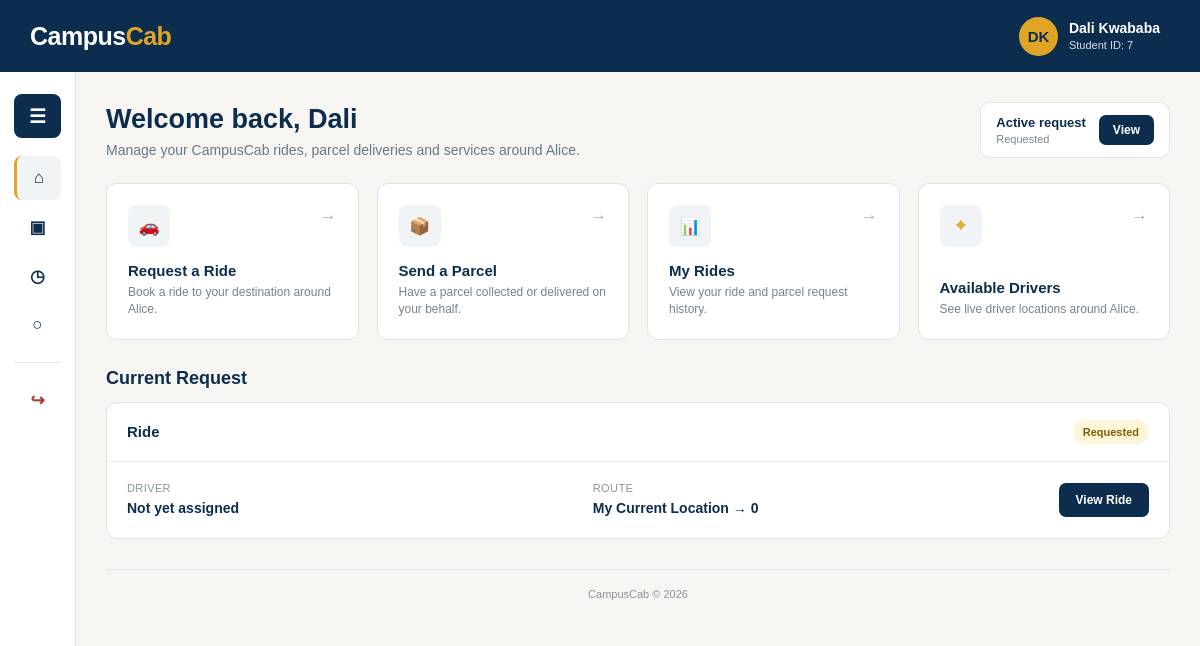
/student_dashboard.php (signed in), run on the app's committed database.
### tables this page shows
CREATE TABLE `student` (
  `studentID` int(11) NOT NULL,
  `studentNumber` varchar(9) DEFAULT NULL,
  `studentFname` varchar(50) NOT NULL,
  `studentLname` varchar(50) NOT NULL,
  `studentEmail` varchar(50) NOT NULL,
  `studentPhoneNo` varchar(15) NOT NULL,
  `studentAccount_status` enum('Active','Inactive') DEFAULT 'Active',
  `studentPwd` varchar(255) NOT NULL,
  `verification_token` varchar(64) DEFAULT NULL,
  `token_expiry` datetime DEFAULT NULL,
  `email_verified` tinyint(1) NOT NULL DEFAULT 0
);

CREATE TABLE `ride` (
  `rideID` int(11) NOT NULL,
  `studentID` int(11) DEFAULT NULL,
  `staffID` int(11) DEFAULT NULL,
  `requester_type` enum('Student','Staff') NOT NULL DEFAULT 'Student',
  `request_type` enum('Ride','Parcel') NOT NULL DEFAULT 'Ride',
  `parcel_details` varchar(255) DEFAULT NULL,
  `DriverID` int(11) DEFAULT NULL,
  `pickup_address` varchar(250) DEFAULT NULL,
  `pickup_latitude` decimal(10,7) DEFAULT NULL,
  `pickup_longitude` decimal(10,7) DEFAULT NULL,
  `destination_address` varchar(250) DEFAULT NULL,
  `destination_latitude` decimal(10,7) DEFAULT NULL,
  `destination_longitude` decimal(10,7) DEFAULT NULL,
  `requested_at` datetime DEFAULT NULL,
  `accepted_at` datetime DEFAULT NULL,
  `started_at` datetime DEFAULT NULL,
  `Completed_at` datetime DEFAULT NULL,
  `ride_status` enum('Requested','Accepted','Driver Arriving','In Progress','Completed','Cancelled') DEFAULT 'Requested',
  `cancellation_reason` varchar(255) DEFAULT NULL,
  `cancelled_at` datetime DEFAULT NULL,
  `estimated_distance_km` decimal(6,2) DEFAULT NULL,
  `estimated_duration_min` int(11) DEFAULT NULL,
  `estimated_price` decimal(8,2) DEFAULT NULL,
  `driver_earning` double NOT NULL,
  `campus_commission` double NOT NULL
);

### student_dashboard.php (the view, shortened to what this page needs)
<?php
include_once __DIR__ . '/db_connect.php';
$studentID = (int)($_SESSION['student_id'] ?? 0);
$studentFirstName = 'Student';
$studentFullName = 'Student';
if ($studentID > 0) {
    $stmt = $conn->prepare("
        SELECT
            studentID,
            studentFname,
            studentLname
        FROM student
        WHERE studentID = ?
        LIMIT 1
    ");
    if ($stmt) {
        $stmt->bind_param("i", $studentID);
        $stmt->execute();
        $result = $stmt->get_result();
        if ($row = $result->fetch_assoc()) {
            $studentID = (int)$row['studentID'];
            $studentFirstName = trim(
                $row['studentFname'] ?? 'Student'
            );
            $studentFullName = trim(
                ($row['studentFname'] ?? '') . ' ' .
                ($row['studentLname'] ?? '')
            );
        }
    }
}
$nameParts = preg_split('/\s+/', trim($studentFullName));
if (count($nameParts) >= 2) {
    $initials = strtoupper(
        substr($nameParts[0], 0, 1) .
        substr($nameParts[count($nameParts) - 1], 0, 1)
    );
} else {
    $initials = strtoupper(substr($studentFullName, 0, 2));
}
$currentRide = null;
if ($studentID > 0) {
    $stmt = $conn->prepare("
        SELECT
            r.rideID,
            r.request_type,
            r.pickup_address,
            r.destination_address,
            r.ride_status,
            r.DriverID,
            d.DriverFname,
            d.DriverLname
        FROM ride r
        LEFT JOIN driver d
            ON r.DriverID = d.DriverID
        WHERE r.studentID = ?
        AND r.requester_type = 'Student'
        AND r.ride_status IN ('Requested', 'Accepted', 'Driver Arriving', 'In Progress')
        ORDER BY r.requested_at DESC
        LIMIT 1
    ");
    if ($stmt) {
        $stmt->bind_param("i", $studentID);
        $stmt->execute();
        $result = $stmt->get_result();
        if ($row = $result->fetch_assoc()) {
            $currentRide = $row;
        }
    }
}
$driverName = 'Not yet assigned';
?>
<!DOCTYPE html>
<html lang="en">
<head>
</head>
<body>
<header class="site-header">
    <div class="header-inner">
        <a
            href="student_dashboard.php"
            class="brand"
        >
            <span class="brand-campus">Campus</span><span class="brand-cab">Cab</span>
        </a>
        <a
            href="student_profile.php"
            class="driver-profile"
        >
            <div class="profile-avatar">
                <?php
                echo htmlspecialchars($initials);
                ?>
            </div>
            <div class="profile-info">
                <span class="profile-name">
                    <?php
                    echo htmlspecialchars($studentFullName);
                    ?>
                </span>
                <span class="profile-role">
                    Student ID:
                    <?php
                    echo htmlspecialchars((string)$studentID);
                    ?>
                </span>
            </div>
        </a>
    </div>
</header>
<div class="page-layout">
    <aside
        class="sidebar collapsed"
        id="sidebar"
    >
        <button
            class="menu-toggle"
            type="button"
            onclick="toggleSidebar()"
        >
            <span class="hamburger">
                ☰
            </span>
        </button>
        <div class="nav-item">
            <a
                href="student_dashboard.php"
                class="nav-link active"
            >
                <span class="nav-icon">
                    ⌂
                </span>
            </a>
        </div>
        <div class="nav-parent">
            <button
                class="nav-parent-button"
                type="button"
                onclick="toggleSubmenu(this)"
            >
                <span class="nav-icon">
                    ▣
                </span>
            </button>
        </div>
        <div class="nav-parent">
            <button
                class="nav-parent-button"
                type="button"
                onclick="toggleSubmenu(this)"
            >
                <span class="nav-icon">
                    ◷
                </span>
            </button>
        </div>
        <div class="nav-parent">
            <button
                class="nav-parent-button"
                type="button"
                onclick="toggleSubmenu(this)"
            >
                <span class="nav-icon">
                    ○
                </span>
            </button>
        </div>
        <div class="nav-item logout-link">
            <a
                href="logout.php"
                class="nav-link"
            >
                <span class="nav-icon">
                    ↪
                </span>
            </a>
        </div>
    </aside>
    <main class="main-content">
        <div class="content-container">
            <div class="welcome-row">
                <div class="welcome-text">
                    <h1>
                        Welcome back,
                        <?php
                        echo htmlspecialchars($studentFirstName);
                        ?>
                    </h1>
                    <p>
                        Manage your CampusCab rides, parcel deliveries and services around Alice.
                    </p>
                </div>
                <div class="availability-card">
                    <div class="availability-text">
                        <strong>
                            <?php
                            echo $currentRide
                                ? "Active request"
                                : "No active request";
                            ?>
                        </strong>
                        <span>
                            <?php
                            echo $currentRide
                                ? htmlspecialchars($currentRide['ride_status'])
                                : "Request a ride or parcel anytime";
                            ?>
                        </span>
                    </div>
                    <?php if ($currentRide): ?>
                        <a
                            href="trip.php?id=<?php echo (int)$currentRide['rideID']; ?>"
                            class="view-ride"
                        >
                            View
                        </a>
                    <?php endif; ?>
                </div>
            </div>
            <div class="cards-grid">
                <a
                    href="request.php"
                    class="dashboard-card"
                >
                    <div class="card-top">
                        <div class="card-icon">
                            🚗
                        </div>
                        <span class="card-arrow">
                            →
                        </span>
                    </div>
                    <div>
                        <h3>
                            Request a Ride
                        </h3>
                        <p>
                            Book a ride to your destination around Alice.
                        </p>
                    </div>
                </a>
                <a
                    href="parcel.php"
                    class="dashboard-card"
                >
                    <div class="card-top">
                        <div class="card-icon">
                            📦
                        </div>
                        <span class="card-arrow">
                            →
                        </span>
                    </div>
                    <div>
                        <h3>
                            Send a Parcel
                        </h3>
                        <p>
                            Have a parcel collected or delivered on your behalf.
                        </p>
                    </div>
                </a>
                <a
                    href="my_rides.php"
                    class="dashboard-card"
                >
                    <div class="card-top">
                        <div class="card-icon">
                            📊
                        </div>
                        <span class="card-arrow">
                            →
                        </span>
                    </div>
                    <div>
                        <h3>
                            My Rides
                        </h3>
                        <p>
                            View your ride and parcel request history.
                        </p>
                    </div>
                </a>
                <a
                    href="available_drivers_map.php"
                    class="dashboard-card"
                >
                    <div class="card-top">
                        <div
                            class="card-icon"
                            style="color: #e0a526;"
                        >
                            ⌖
                        </div>
                        <span class="card-arrow">
                            →
                        </span>
                    </div>
                    <div>
                        <h3>
                            Available Drivers
                        </h3>
                        <p>
                            See live driver locations around Alice.
                        </p>
                    </div>
                </a>
            </div>
            <section>
                <h2 class="section-title">
                    Current Request
                </h2>
                <div class="current-ride">
                    <?php if ($currentRide): ?>
                        <div class="ride-header">
                            <h3>
                                <?php
                                echo $currentRide['request_type'] === 'Parcel'
                                    ? 'Parcel delivery'
                                    : 'Ride';
                                ?>
                            </h3>
                            <span class="status-badge">
                                <?php
                                echo htmlspecialchars(
                                    $currentRide['ride_status']
                                );
                                ?>
                            </span>
                        </div>
                        <div class="ride-body">
                            <div class="ride-detail">
                                <label>
                                    Driver
                                </label>
                                <strong>
                                    <?php
                                    echo htmlspecialchars(
                                        $driverName
                                    );
                                    ?>
                                </strong>
                            </div>
                            <div class="ride-detail">
                                <label>
                                    Route
                                </label>
                                <strong>
                                    <?php
                                    echo htmlspecialchars(
                                        $currentRide['pickup_address']
                                    );
                                    ?>
                                    →
                                    <?php
                                    echo htmlspecialchars(
                                        $currentRide['destination_address']
                                    );
                                    ?>
                                </strong>
                            </div>
                            <a
                                href="trip.php?id=<?php echo (int)$currentRide['rideID']; ?>"
                                class="view-ride"
                            >
                                View Ride
                            </a>
                        </div>
                    <?php endif; ?>
                </div>
            </section>
            <footer>
                CampusCab &copy;
                <?php echo date('Y'); ?>
            </footer>
        </div>
    </main>
</div>
</body>
</html>

### data on the page
student: initials "DK", studentFullName "Dali Kwababa", studentID "7", studentFname "Dali"
ride: ride_status "Requested", pickup_address "My Current Location", destination_address "0"

### other printed values
$driverName "Not yet assigned"
